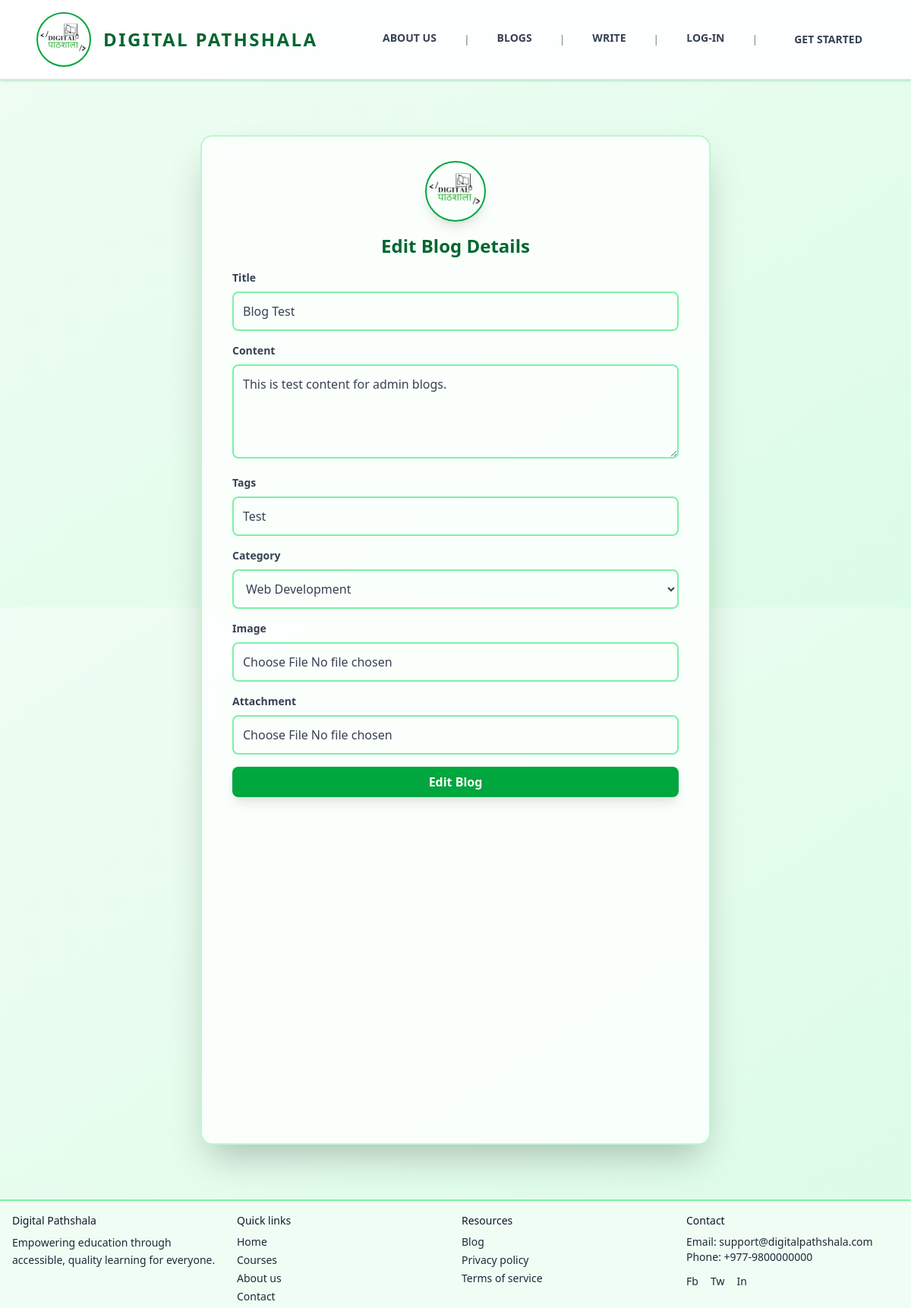
The app's page /blog/edit/26 with its own data.
### blogs/models.py (models this page shows, shortened)
class Blog(models.Model):
    def generateImagePath(instance, filename):
        return f'blog/{instance.author.username}/images/{filename}'
    def generateAttachmentPath(instance, filename):
        return f'blog/{instance.author.username}/attachments/{filename}'
    class StatusOptions(models.TextChoices):
        PENDING = "Pending", "Pending"
        ACTIVE = "Active", "Active"
        REJECTED = "Rejected", "Rejected"
    title = models.CharField(max_length=50 )
    content = models.TextField()
    author = models.ForeignKey(User, on_delete=models.CASCADE, related_name='blog_posts')
    tags = TaggableManager(blank=True)
    category = models.ForeignKey(Category, null=True, blank=True, on_delete=models.SET_NULL)
    image = models.ImageField(blank=True, null=True , upload_to=generateImagePath, default='static/images/blog1.png')
    attachment = models.FileField(blank=True, null=True, upload_to=generateAttachmentPath)
    status = models.CharField(max_length=8, choices=StatusOptions, default=StatusOptions.PENDING)
    created_at = models.DateTimeField( auto_now_add=True, editable=False )
    updated_at = models.DateTimeField(auto_now=True, editable=False)

class Category(models.Model):
    name = models.CharField(max_length=50)
    def __str__(self):
        return self.name

### blogs/views.py (the view)
# urls.py: path("edit/<int:id>", editBlogPage),
def editBlogPage(request, id):
    blog = Blog.objects.get(id=id)
    categories = Category.objects.all()
    tags = ", ".join(blog.tags.names())
    return render(request, 'pages/blogs/editBlogPage.html', {"blog": blog, "categories": categories, 'tags': tags})

### templates/pages/blogs/editBlogPage.html (shortened to what this page needs)
{% extends 'layouts/main.html' %}
{% block content %}
  <div class="min-h-[80vh] flex justify-center p-6">
    <div class="bg-white/80 backdrop-blur-md border-2 border-green-200 rounded-2xl w-full max-w-2xl px-10 py-8 shadow-2xl">
      <div class="text-center mb-4">
        <div class="w-20 h-20 mx-auto mb-4 rounded-full border-2 border-green-600 flex items-center justify-center shadow-lg">
          <img src="/static/images/favicon.ico" alt="Digital Pathshala Logo" />
        </div>
        <h1 class="text-2xl font-bold text-green-800 mb-2 normal-case">Edit Blog Details</h1>
      </div>
      <form class="space-y-4" method="post" action="/blog/update/{{ blog.id }}" enctype="multipart/form-data">
        <div class="space-y-2">
          <label for="title" class="block text-sm font-semibold text-gray-700 normal-case">Title</label>
          <input value="{{ blog.title }}" class="w-full p-3 border-2 border-green-300 rounded-lg focus:border-green-500 focus:ring-2 focus:ring-green-200 transition-all outline-none" type="text" id="title" name="title" placeholder="Enter your Title" />
        </div>
        <div class="space-y-2">
          <label for="content" class="block text-sm font-semibold text-gray-700 normal-case">Content</label>
          <textarea rows="4" class="w-full p-3 border-2 border-green-300 rounded-lg focus:border-green-500 focus:ring-2 focus:ring-green-200 transition-all outline-none" type="text" id="content" name="content">{{ blog.content }}</textarea>
        </div>
        <div class="space-y-2">
          <label for="tags" class="block text-sm font-semibold text-gray-700 normal-case">Tags</label>
          <input value="{{ tags }}" class="w-full p-3 border-2 border-green-300 rounded-lg focus:border-green-500 focus:ring-2 focus:ring-green-200 transition-all outline-none" type="text" id="tags" name="tags" placeholder="Enter your tags" />
        </div>
        <div class="space-y-2">
          <label for="category" class="block text-sm font-semibold text-gray-700 normal-case">Category</label>
          <select name="category" class="w-full p-3 border-2 border-green-300 rounded-lg focus:border-green-500 focus:ring-2 focus:ring-green-200 transition-all outline-none">
            <option value="{{ blog.category.id }}">{{ blog.category }}</option>
          </select>
        </div>
        <div class="space-y-2">
          <label for="image" class="block text-sm font-semibold text-gray-700 normal-case">Image</label>
          <input class="w-full p-3 border-2 border-green-300 rounded-lg focus:border-green-500 focus:ring-2 focus:ring-green-200 transition-all outline-none" type="file" id="image" name="image" />
        </div>
        <div class="space-y-2">
          <label for="attachment" class="block text-sm font-semibold text-gray-700 normal-case">Attachment</label>
          <input class="w-full p-3 border-2 border-green-300 rounded-lg focus:border-green-500 focus:ring-2 focus:ring-green-200 transition-all outline-none" type="file" id="attachment" name="attachment" />
        </div>
        <button class="w-full bg-green-600 hover:bg-green-700 text-white font-semibold py-2 px-4 rounded-lg transition-colors shadow-lg hover:shadow-xl" type="submit">Edit Blog</button>
      </form>
    </div>
  </div>
{% endblock %}

### records on screen
Blog: title "Blog Test", content "This is test content for admin blogs.", category "Web Development"
